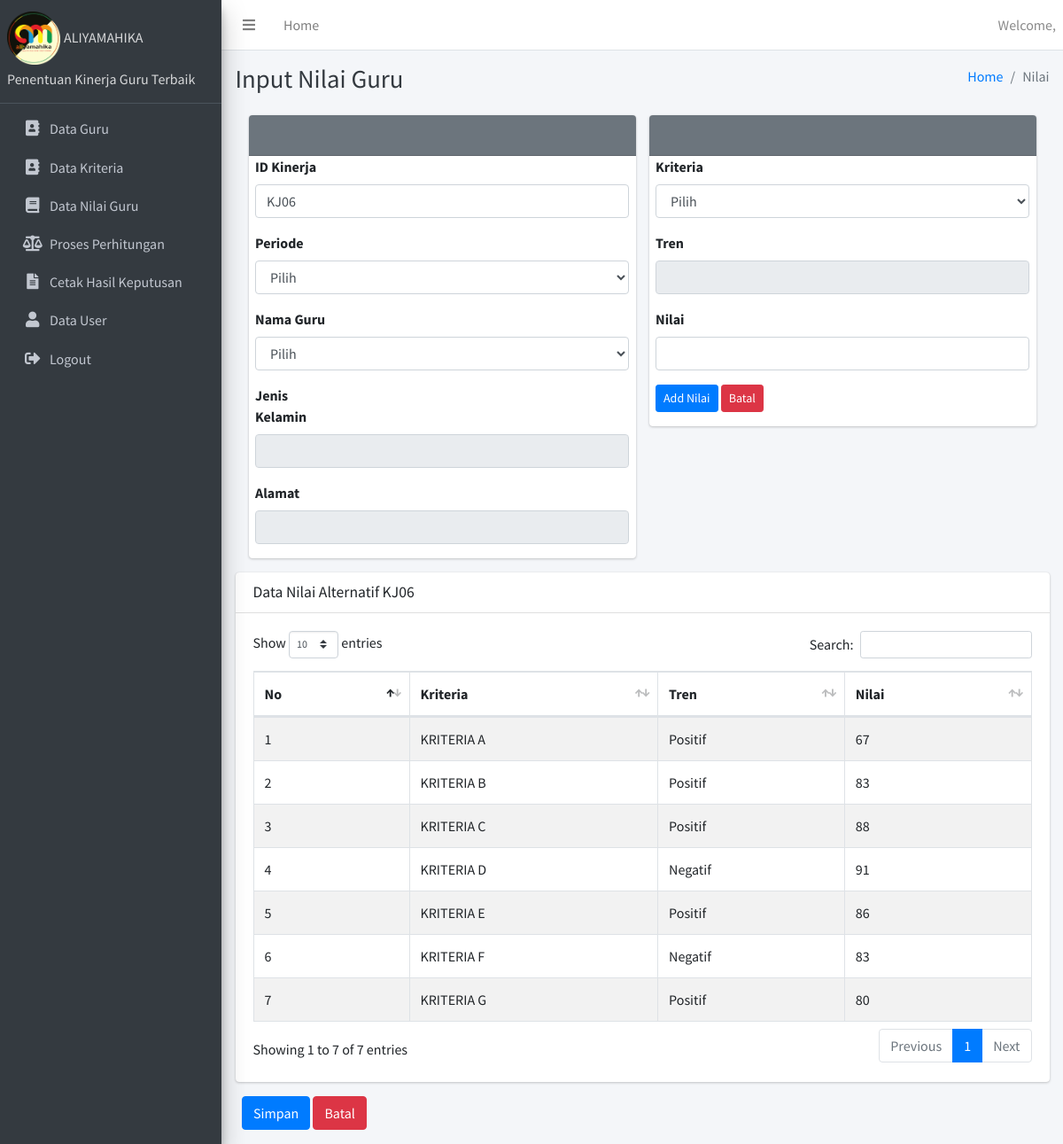
Page /dashboard.php?module=input_nilai on the committed database.
### tables this page shows
CREATE TABLE `kinerja` (
  `id_kinerja` varchar(10) NOT NULL,
  `tgl_kinerja` date NOT NULL,
  `periode` char(4) NOT NULL,
  `nil_akhir` float NOT NULL,
  `id_guru` varchar(10) NOT NULL,
  `id_user` varchar(10) NOT NULL
);

CREATE TABLE `nilai` (
  `id_nilai` int(11) NOT NULL,
  `id_kriteria` varchar(10) NOT NULL,
  `id_kinerja` varchar(10) NOT NULL,
  `nilai` int(11) NOT NULL,
  `nil_hitung` float NOT NULL
);

CREATE TABLE `kriteria` (
  `id_kriteria` varchar(10) NOT NULL,
  `nm_kriteria` varchar(40) DEFAULT NULL,
  `tren` varchar(20) DEFAULT NULL,
  `bobot` int(11) DEFAULT NULL
);

### modul/nilai/input_nilai.php (the view, shortened to what this page needs)
<?php
include("koneksi.php");
$querynumber = mysqli_query($koneksi, "SELECT * FROM kinerja ORDER BY id_kinerja DESC");
$arraynumber = mysqli_fetch_assoc($querynumber);
$numberKinerja = "0";
if (empty($arraynumber["id_kinerja"])) {
	$numberKinerja = "KJ01";
} else {
	$dataNumber = $arraynumber["id_kinerja"];
	$subst = substr($dataNumber, 3, 1);
	$addnumber = $subst + 1;
	$numberKinerja = "KJ0" . $addnumber;
}
$guru = $_GET["guru"];
$dataguru = mysqli_query($koneksi, "SELECT * FROM guru WHERE id_guru = '$guru'");
$setguru = mysqli_fetch_assoc($dataguru);
?>
<div class="content-header">
	<div class="container-fluid">
		<div class="row mb-2">
			<div class="col-sm-6">
				<h1 class="m-0 text-dark">Input Nilai Guru</h1>
			</div>
			<div class="col-sm-6">
				<ol class="breadcrumb float-sm-right">
					<li class="breadcrumb-item"><a href="?module=home">Home</a></li>
					<li class="breadcrumb-item active">Nilai</li>
				</ol>
			</div>
		</div>
	</div>
</div>
<section class="content">
	<div class="container-fluid">
		<div class="row">
			<div class="col-12">
				<form class="form-horizontal" action="" method="post">
					<div class="container col-md-12" style="display: flex; justify-content: center">
						<div class="col-xs-12 col-sm-12 col-md-6">
							<div class="card card-secondary">
								<div class="card-header">
									<h3 class="card-title">&nbsp;</h3>
								</div>
								<div class="form-group">
									<label class="col-sm-3 control-label">ID Kinerja</label>
									<div class="col-sm-12">
										<input type="text" name="id_kinerja" id="id_kinerja" value="<?php echo $numberKinerja; ?>" class="form-control" placeholder="" required>
									</div>
								</div>
								<div class="form-group">
									<label class="col-sm-3 control-label">Periode</label>
									<div class="col-sm-12">
										<select name="periode" id="periode" class="form-control" required>
											<option value="">Pilih</option>
										</select>
									</div>
								</div>
								<div class="form-group">
									<label class="col-sm-3 control-label">Nama Guru</label>
									<div class="col-sm-12">
										<select name="id_guru" id="guru" onchange="getDataGuru()" class="form-control" required>
											<option value="">Pilih</option>
										</select>
									</div>
								</div>
								<div class="form-group">
									<label class="col-sm-3 control-label">Jenis Kelamin</label>
									<div class="col-sm-12">
										<input type="text" name="jk" id="jk" value="<?php echo $setguru["jenkel"]; ?>" readonly class="form-control" placeholder="" required>
									</div>
								</div>
								<div class="form-group">
									<label class="col-sm-3 control-label">Alamat</label>
									<div class="col-sm-12">
										<input type="text" name="alamat" id="alamat" value="<?php echo $setguru["alamat"]; ?>" readonly class="form-control" placeholder="" required>
									</div>
								</div>
							</div>
						</div>
						<div class="col-xs-12 col-sm-12 col-md-6">
							<div class="card card-secondary">
								<div class="card-header">
									<h3 class="card-title">&nbsp;</h3>
								</div>
								<div class="form-group">
									<label class="col-sm-3 control-label">Kriteria</label>
									<div class="col-sm-12">
										<select name="id_kriteria" id="kriteria" onchange="getdataKriteria()" class="form-control" required>
											<option value="">Pilih</option>
										</select>
									</div>
								</div>
								<div class="form-group">
									<label class="col-sm-3 control-label">Tren</label>
									<div class="col-sm-12">
										<input type="text" name="tren" id="tren" readonly class="form-control" placeholder="" required>
									</div>
								</div>
								<div class="form-group">
									<label class="col-sm-3 control-label">Nilai</label>
									<div class="col-sm-12">
										<input type="text" name="nilai" id="nilai" class="form-control" placeholder="" required>
									</div>
								</div>
								<div class="form-group">
									<div class="col-sm-12">
										<input type="button" onclick="insertDataNilai()" name="Add Nilai" class="btn btn-sm btn-primary" value="Add Nilai">
										<a href="?module=data_nilai" class="btn btn-sm btn-danger">Batal</a>
									</div>
								</div>
							</div>
						</div>
					</div>
					<div class="card">
						<div class="card-header">
							<h3 class="card-title">Data Nilai Alternatif <?php echo $numberKinerja; ?></h3>
						</div>
						<div class="card-body">
							<table id="example1" class="table table-bordered table-striped">
								<thead>
									<tr>
										<th>No</th>
										<th>Kriteria</th>
										<th>Tren</th>
										<th>Nilai</th>
									</tr>
								</thead>
								<tbody>
									<?php
									$sql =  mysqli_query($koneksi, "SELECT * FROM `nilai` INNER JOIN kriteria ON nilai.id_kriteria = kriteria.id_kriteria WHERE nilai.id_kinerja = '$numberKinerja'");
									$no = 1;
									while ($row = mysqli_fetch_assoc($sql)) {
									?>
										<tr>
											<td><?php echo $no ?></td>
											<td><?php echo $row['nm_kriteria']; ?></td>
											<td><?php echo $row['tren']; ?></td>
											<td><?php echo $row['nilai']; ?></td>
										</tr>
									<?php
										$no++;
									}
									?>
								</tbody>
							</table>
						</div>
					</div>
					<div class="form-group">
						<div class="col-sm-12">
							<input type="button" onclick="insertDataKinerja()" name="Tambah Nilai" class="btn btn-primary" value="Simpan">
							<a href="?module=data_nilai" class="btn btn-danger">Batal</a>
						</div>
					</div>
				</form>
			</div>
		</div>
	</div>
</section>

### rows in the picture
kinerja: id_kinerja "KJ06"
nilai: id_kriteria.nm_kriteria "KRITERIA A", id_kriteria.tren "Positif", nilai "67"
nilai: id_kriteria.nm_kriteria "KRITERIA B", id_kriteria.tren "Positif", nilai "83"
nilai: id_kriteria.nm_kriteria "KRITERIA C", id_kriteria.tren "Positif", nilai "88"
nilai: id_kriteria.nm_kriteria "KRITERIA D", id_kriteria.tren "Negatif", nilai "91"
nilai: id_kriteria.nm_kriteria "KRITERIA E", id_kriteria.tren "Positif", nilai "86"
nilai: id_kriteria.nm_kriteria "KRITERIA F", id_kriteria.tren "Negatif", nilai "83"
nilai: id_kriteria.nm_kriteria "KRITERIA G", id_kriteria.tren "Positif", nilai "80"
